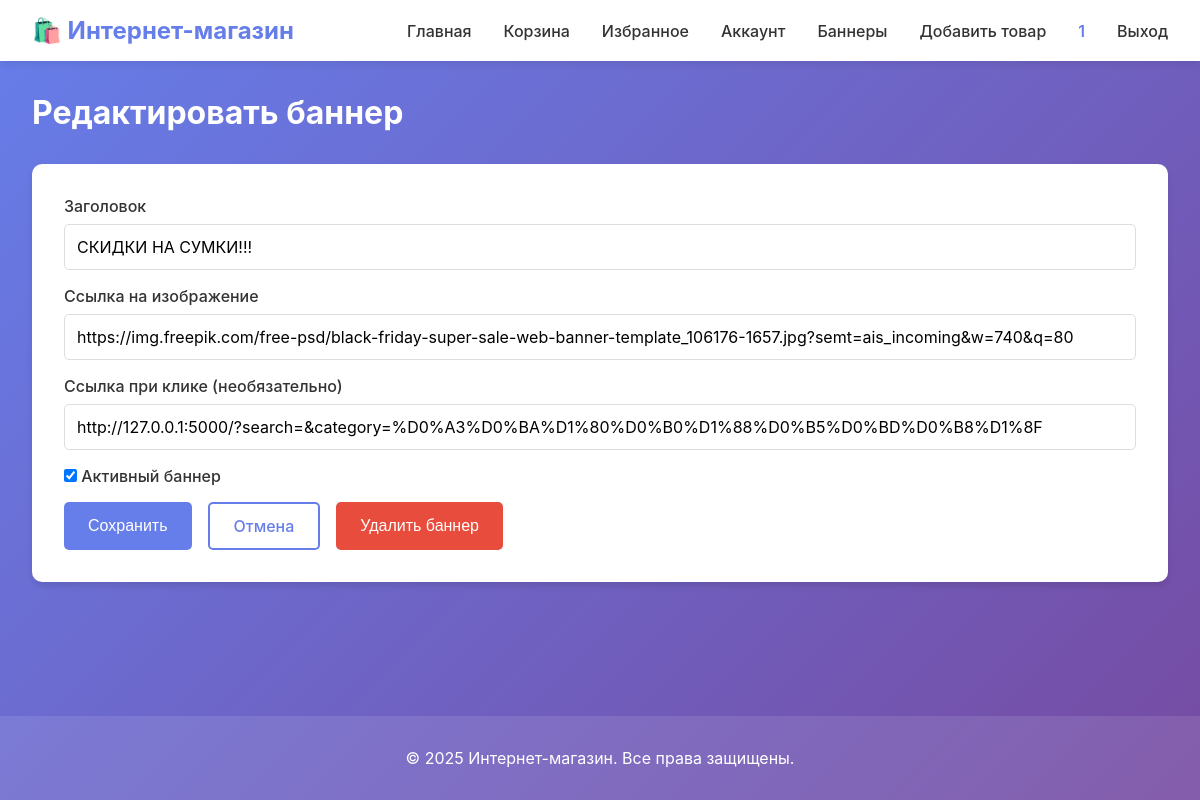
The page /banners/1/edit (signed in) on the database its author committed.
### tables this page shows
CREATE TABLE banners
                 (id INTEGER PRIMARY KEY AUTOINCREMENT,
                  title TEXT NOT NULL,
                  image_url TEXT NOT NULL,
                  link_url TEXT,
                  is_active INTEGER DEFAULT 1,
                  created_at TIMESTAMP DEFAULT CURRENT_TIMESTAMP, created_by_user_id INTEGER);

### app.py (the view, shortened to what this page needs)
@app.route('/banners/<int:banner_id>/edit', methods=['GET', 'POST'])
@login_required
def edit_banner(banner_id):
    conn = get_db()
    is_new = (banner_id == 0)
    banner = None if is_new else conn.execute('SELECT * FROM banners WHERE id = ?', (banner_id,)).fetchone()
    if not is_new and not banner:
        conn.close()
        flash('Баннер не найден', 'error')
        return redirect(url_for('manage_banners'))
    if not is_new and banner['created_by_user_id'] is not None and banner['created_by_user_id'] != session['user_id']:
        conn.close()
        flash('Вы можете редактировать только свои баннеры', 'error')
        return redirect(url_for('manage_banners'))
    conn.close()
    return render_template('banner_form.html', banner=banner, is_edit=not is_new)

### app.py (called while the page is built)
def login_required(f):
    @wraps(f)
    def decorated_function(*args, **kwargs):
        if 'user_id' not in session:
            flash('Пожалуйста, войдите в систему', 'warning')
            return redirect(url_for('login'))
        return f(*args, **kwargs)
    return decorated_function

def get_db():
    conn = sqlite3.connect(app.config['DATABASE'])
    conn.row_factory = sqlite3.Row
    return conn

### templates/banner_form.html (shortened to what this page needs)
{% extends "base.html" %}
{% block content %}
<div class="container">
    <h2>{{ 'Редактировать баннер' if is_edit else 'Добавить баннер' }}</h2>
    <div class="banner-form">
        <form method="POST" action="{{ url_for('edit_banner', banner_id=banner.id if banner else 0) }}">
            <div class="form-group">
                <label>Заголовок</label>
                <input type="text" name="title" class="form-control" required value="{{ banner.title if banner else '' }}">
            </div>
            <div class="form-group">
                <label>Ссылка на изображение</label>
                <input type="url" name="image_url" class="form-control" required value="{{ banner.image_url if banner else '' }}">
            </div>
            <div class="form-group">
                <label>Ссылка при клике (необязательно)</label>
                <input type="url" name="link_url" class="form-control" placeholder="https://example.com" value="{{ banner.link_url if banner else '' }}">
            </div>
            <div class="form-group checkbox">
                <label>
                    <input type="checkbox" name="is_active" {% if banner and banner.is_active or not banner %}checked{% endif %}>
                    Активный баннер
                </label>
            </div>
            <div style="display: flex; gap: 1rem; margin-top: 1rem;">
                <button type="submit" class="btn btn-primary">Сохранить</button>
                <a href="{{ url_for('manage_banners') }}" class="btn btn-outline">Отмена</a>
                {% if is_edit and banner %}
                    <form method="POST" action="{{ url_for('delete_banner', banner_id=banner.id) }}" style="display: inline;" onsubmit="return confirm('Вы уверены, что хотите удалить этот баннер? Это действие нельзя отменить.');">
                        <button type="submit" class="btn btn-danger">Удалить баннер</button>
                    </form>
                {% endif %}
            </div>
        </form>
    </div>
</div>
{% endblock %}

### static/style.css (style rules this page uses)
* { margin: 0; padding: 0; box-sizing: border-box; }
body { font-family: -apple-system, BlinkMacSystemFont, 'Segoe UI', Roboto, Oxygen, Ubuntu, Cantarell, sans-serif; background: linear-gradient(135deg, #667eea 0%, #764ba2 100%); min-height: 100vh; color: #333; display: flex; flex-direction: column; }
.container { max-width: 1200px; margin: 0 auto; padding: 0 2rem; }
h2 { color: white; margin-bottom: 2rem; font-size: 2rem; }
.btn { padding: 0.75rem 1.5rem; border: none; border-radius: 5px; cursor: pointer; font-size: 1rem; font-weight: 500; transition: all 0.3s; text-decoration: none; display: inline-block; text-align: center; }
.btn-primary { background: #667eea; color: white; }
.btn-outline { background: transparent; border: 2px solid #667eea; color: #667eea; }
.btn-danger { background: #e74c3c; color: white; border-color: #e74c3c; }
.banner-form, .banner-list { background: white; border-radius: 10px; padding: 2rem; box-shadow: 0 4px 6px rgba(0,0,0,0.1); margin-bottom: 2rem; }
.form-group { margin-bottom: 1rem; }
.form-group label { display: block; margin-bottom: 0.5rem; font-weight: 500; }
.form-control { width: 100%; padding: 0.75rem; border: 1px solid #ddd; border-radius: 5px; font-size: 1rem; font-family: inherit; }

### rows shown on the page
banners: title "СКИДКИ НА СУМКИ!!!", image_url "https://img.freepik.com/free-psd/black-friday-super-sale-web-banner-template_106176-1657.jpg?semt=ais_incoming&w=740&q=80", link_url "http://127.0.0.1:5000/?search=&category=%D0%A3%D0%BA%D1%80%D0%B0%D1%88%D0%B5%D0%BD%D0%B8%D1%8F", is_active "☑"

### other values the page prints
{{ session.username }} "1"
{{ 'Редактировать баннер' if is_edit else 'Добавить баннер' }} "Редактировать баннер"
